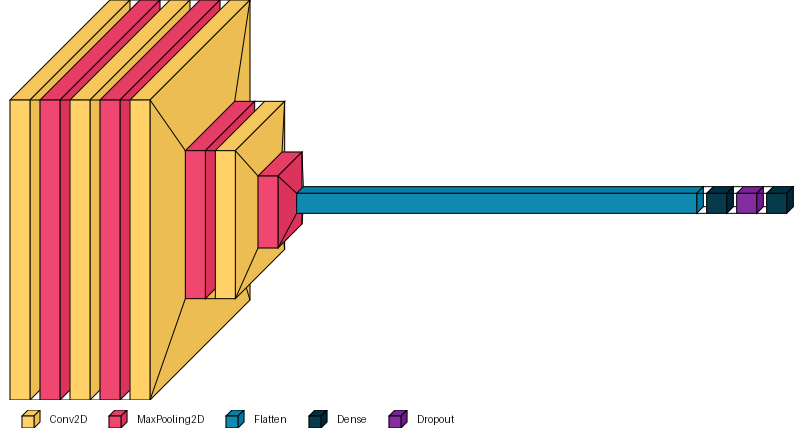

The script that drew this image:
from visualkeras import layered_view
import keras
import matplotlib.pyplot as plt

model = keras.models.load_model('model.keras')
view = layered_view(model, legend=True, max_xy=300)
view.show()
